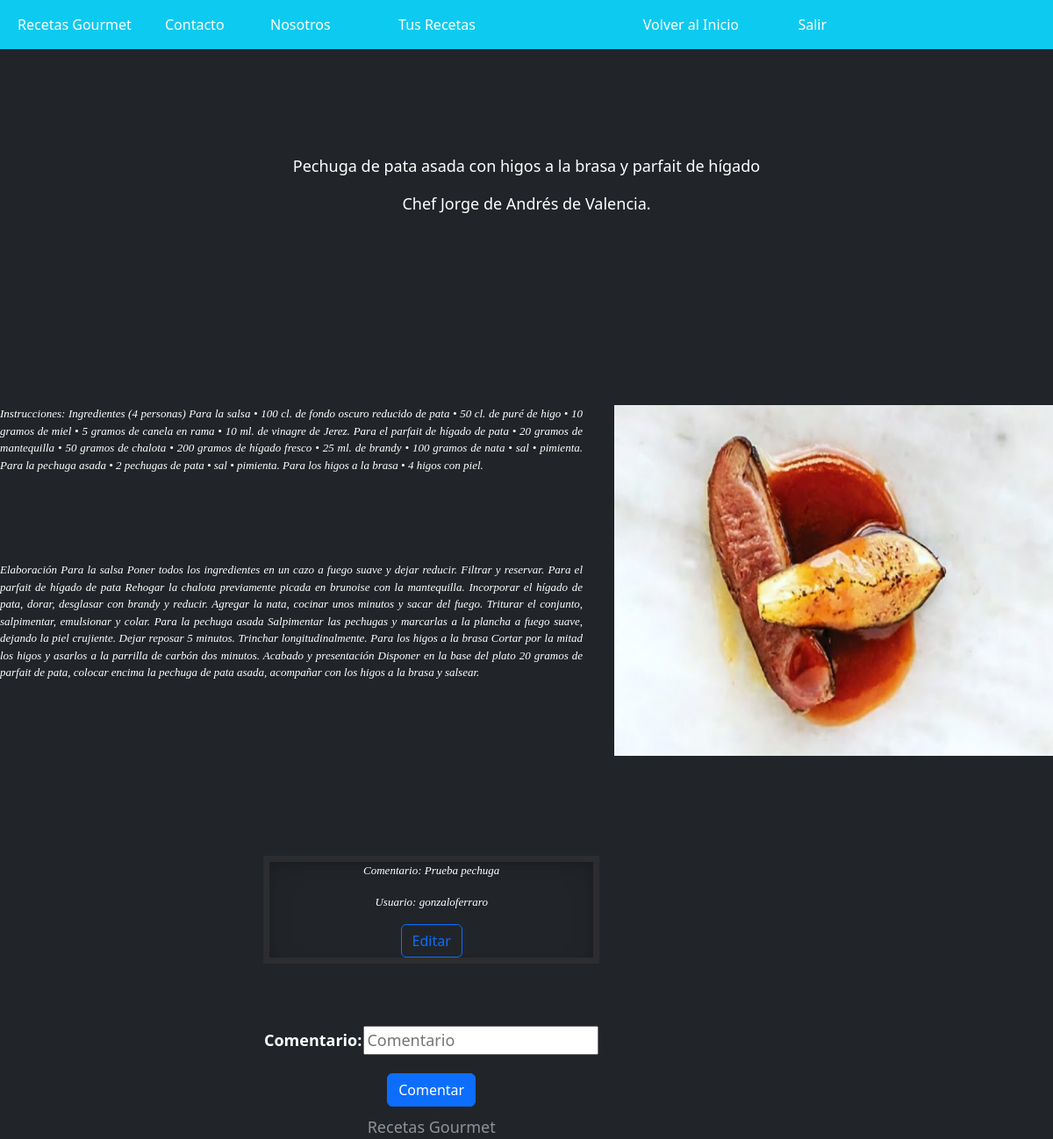
/Blog/pechuga/, run on the app's committed database.
### Blog/models.py (models this page shows, shortened)
class Receta(models.Model):
    imagen = models.ImageField(upload_to= "recetas", null= True, blank = True)
    nombre = models.CharField(max_length=80)
    ingrediente = models.CharField(max_length=5000, null=True, blank = True)
    texto = models.CharField(max_length=5000)
    email = models.EmailField()
    autor = models.CharField(max_length=30)

class Comentario(models.Model):
    Comentario = models.CharField(max_length=500)
    us = models.CharField(max_length=500, null=True, blank=True)
    autor = models.CharField(max_length=500, null=True, blank=True)
    nivel = models.CharField(max_length=500, null=True, blank=True)

### Blog/views.py (the view)
# urls.py: path('pechuga/', pechuga),
def pechuga(request):
    autor1 = "Jorge de Andrés de Valencia."
    rec = Receta.objects.filter(autor=autor1)
    com=Comentario.objects.filter(autor=autor1)
    if request.method == "POST":
        formulario = form_comentario(request.POST)
        if formulario.is_valid():
            informacion = formulario.cleaned_data
            com = Comentario(Comentario = informacion["Comentario"],
            us= request.user, autor="Jorge de Andrés de Valencia.")
            com.save() #Guardo la data en la base de datos como en la función estudiantes.
            com=Comentario.objects.filter(autor=autor1)
            return render(request, "pechuga.html",{"recetas":rec,"comentarios":com,"formulario":formulario})
        else:
            formulario = form_comentario()
            return render(request, "pechuga.html",{"recetas":rec,"comentarios":com,"formulario":formulario})
    else:
        formulario = form_comentario()
        return render(request, "pechuga.html",{"recetas":rec,"comentarios":com,"formulario":formulario})

### Blog/forms.py
class form_comentario(forms.Form):
    Comentario = forms.CharField(widget= forms.TextInput(attrs={'placeholder': 'Comentario'}))
    class Meta:
        model = User
        fields = ['Comentario']
        help_texts = {k:"" for k in fields}

### Blog/template/pechuga.html (shortened to what this page needs)
{% extends "home.html"%}
    {% load static %}
{% block contenido %}
<body class="d-flex h-100 text-center text-bg-dark" >
    <div class="contenido1">
        <p class="nav-item" style="position: relative; font-size: large;">
            {% if recetas %}
                {% for r in recetas %}
                    <p>
                        {{r.nombre}}
                    </p>
                    <p>
                        Chef {{r.autor}}
                    </p>
                    <img src="{{r.imagen.url}}" style="float: right; margin: 0 0 1em 2em; position:relative; top:200px" height="400px" width= "500px" alt="" >
                    <div class = "contenido2" style="position:relative;top:200px;">
                        {{r.ingrediente}}
                    </div>
                    <div class = "contenido2" style="position:relative;top:300px;">
                        {{r.texto}}
                    </div>
                {%endfor%}
            {% endif %}
            <div  style="position: absolute; top:800px;left:300px">
                {% if comentarios %}
                    {% for c in comentarios %}
                        <div class="list-group">
                            <div class="borde">
                                <p class="contenido22" style="position:relative">Comentario: {{c.Comentario}}</p>
                                <p class="contenido22" style="position:relative">Usuario: {{c.us}}</p>
                                <a  href="/Blog/editar_pechuga/{{c.id}}" class= "btn btn-outline-primary" style="position: relative;">Editar</a>
                            </div>
                        </div>
                    {%endfor%}
                {%endif%}
                <div style="position:relative;">
                    <form style="position:relative; top:70px" method="POST">{% csrf_token %}
                        <table style="position:relative">
                            {{ formulario.as_table }}
                        </table>
                        <button class="btn btn-primary" style="position:relative; top:20px; text-decoration: none; color: white" type="submit">Comentar</button>
                    </form>
                </div>
                <footer class="mt-auto text-white-50" style="position:relative;top:100px">
                    <p>Recetas Gourmet </p>
                </footer>
            </div>
        </p>
    </div>
</body>
</html>
{% endblock %}

### Blog/static/css/myestilo.css (style rules this page uses)
.borde { border: solid rgba(97, 78, 78, 0.192); border-width: 7px ; box-shadow: inset 0 .5em 1.5em rgba(0, 0, 0, .1), inset 0 .125em .5em rgba(0, 0, 0, .15); }
.contenido1 { position: relative; top: 80px; font-size: 1.125rem; }
.contenido2 { position: relative; top: 80px; font-size: small; font-family: Georgia, 'Times New Roman', Times, serif; font-style: italic; color: white; text-align: justify; vertical-align: baseline; align-content: center; display: inherit; clear: left; }
.contenido22 { position: relative; font-size: small; font-family: Georgia, 'Times New Roman', Times, serif; font-style: italic; color: white; vertical-align: baseline; align-content: center; display: inherit; clear: left; }

### Blog/template/pechuga.html (style rules this page uses)
body { background-image: url("https://i.pinimg.com/originals/33/9e/38/339e38262e7676b73cdf85ad2288ec89.jpg"); background-position: center 25%; background-size: cover; }

### data on the page
Receta: nombre "Pechuga de pata asada con higos a la brasa y parfait de hígado", autor "Jorge de Andrés de Valencia.", imagen (picture), ingrediente "Instrucciones: Ingredientes (4 personas) Para la salsa • 100 cl. de fondo oscuro reducido de pata • 50 cl. de puré de higo • 10 gramos de miel • 5 gramos de canela en rama • 10 ml. de vinagre de Jerez. Para el parfait de hígado de pata • 20 gramos de mantequilla • 50 gramos de chalota • 200 gramos de hígado fresco • 25 ml. de brandy • 100 gramos de nata • sal • pimienta. Para la pechuga asada • 2 pechugas de pata • sal • pimienta. Para los higos a la brasa • 4 higos con piel.", texto "Elaboración Para la salsa Poner todos los ingredientes en un cazo a fuego suave y dejar reducir. Filtrar y reservar. Para el parfait de hígado de pata Rehogar la chalota previamente picada en brunoise con la mantequilla. Incorporar el hígado de pata, dorar, desglasar con brandy y reducir. Agregar la nata, cocinar unos minutos y sacar del fuego. Triturar el conjunto, salpimentar, emulsionar y colar. Para la pechuga asada Salpimentar las pechugas y marcarlas a la plancha a fuego suave, dejando la piel crujiente. Dejar reposar 5 minutos. Trinchar longitudinalmente. Para los higos a la brasa Cortar por la mitad los higos y asarlos a la parrilla de carbón dos minutos. Acabado y presentación…"
Comentario: Comentario "Prueba pechuga", us "gonzaloferraro"
